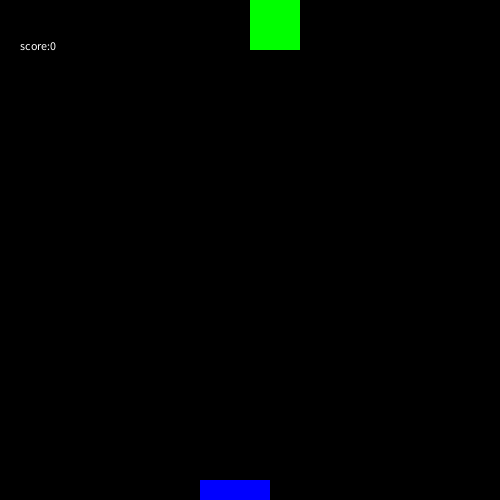
Frame 1 (no input)
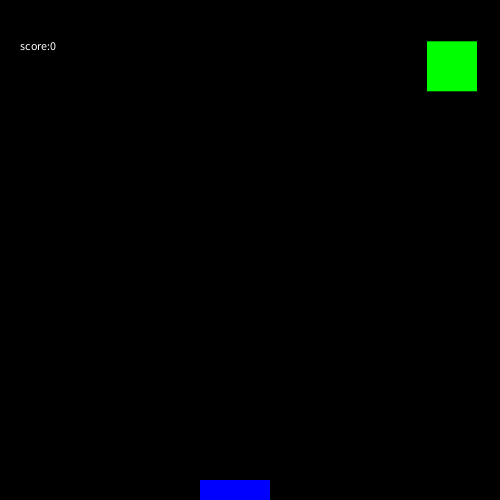
Frame 60 (the mouse pressed at the canvas centre just before this capture)
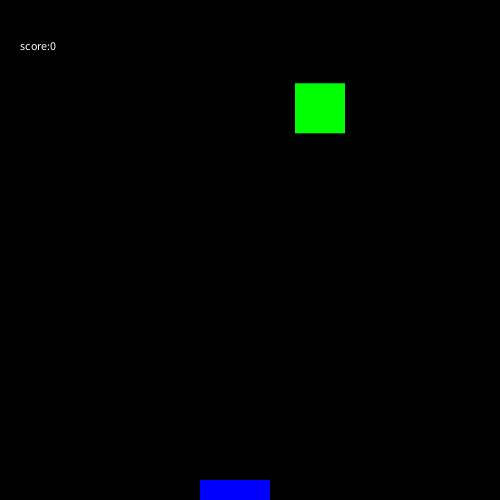
Frame 120 (the mouse held since frame 60 and released just before this capture)

The Processing sketch that drew these frames (run headless with seeded random() and noise(); from frame 60 on, the mouse is pressed at the canvas centre):

// Processing sketch: bugzap
// ── bugzap.pde
void setup()
{
   size(500,500);
   noStroke();
   frameRate(60);
}

  //general variables
  int counter=0;
  
  //bug variables
  float boxWidth=50;
  float xpos=250;
  float ypos=0;
  float xpos2=400;
  float ypos2=0;
  float xdirection=1;
  float ydirection=1;
  float xdirection2=1;
  float ydirection2=1;
  float xspeed = 3.0f;
  float yspeed= .7f;
  float xspeed2 =3.0f;
  float yspeed2 = .7f;
  
  //ship variables
  float shipx=200;
  float shipwidth = 70;
  float shipHeight = 20;
  
void draw ()
{
   background(0);
   //draw bug
   fill( 0,255,0);
   noStroke();
   rect (xpos, ypos, boxWidth, boxWidth );
   
    xpos = xpos + ( xspeed * xdirection );
    ypos = ypos + ( yspeed * ydirection );

    if(ypos!=500-50)
     {                     // move bug left/right
           if (xpos > width-boxWidth || xpos < boxWidth)
           {
                xdirection *= -1;
           }
           
           //move bug down
           if (ypos > height-boxWidth || ypos < 0)
           {
               ydirection *= -1;
           }
           //draw ship
           fill(0,0,255);
           rect(shipx, height-shipHeight,shipwidth,shipwidth);
                
           //control ship
           if (keyPressed)
           {
               if (key==CODED)
              {
                      if( keyCode == LEFT)
                      {  
                           if( shipx != 0)
                           {
                               shipx-=5;
                           }
                      }
                      if( keyCode == RIGHT)
                      {
                          if(shipx!=450)
                          {
                               shipx+=5;
                          }
                      }// end if RIGHT key
                      if( keyCode == UP)
                      {
                          stroke(255,0,0);
                          line(shipx+35,height-shipHeight,shipx+30,0);
                          if(shipx+35>=xpos && shipx+35<=xpos+50)
                          {
                               counter=counter+10;
                               xpos=random(100,400);
                               ypos=0;
                               if(xspeed<7)
                               {
                                    xspeed=xspeed+.1;
                               }
                               if(yspeed<3)
                               {
                                     yspeed=yspeed+.1;
                               }
                          }
                          if(shipx+35>=xpos2 && shipx+35<=xpos2+50)
                          {
                               counter=counter+10;
                               xpos2=random(100,400);
                               ypos2=0;
                               if(xspeed<7)
                               {
                                    xspeed2=xspeed2+.1;
                               }
                               if(yspeed<3)
                               {
                                     yspeed2=yspeed2+.1;
                               }
                          }
                      }//end if for UP key
              }//end if for key==coded
             }//end if for keyPressed
             
             fill(255);
             text("score:",20,50);
             text(counter,50,50);
      
           if(counter>=50)
           {
                 fill( 0,255,0);
                 noStroke();
                 rect (xpos2, ypos2, boxWidth, boxWidth );
       
                 xpos2 = xpos2 + ( xspeed2 * xdirection2 );
                 ypos2 = ypos2 + ( yspeed2 * ydirection2 );
                 
                 
                  if (xpos2 > width-boxWidth || xpos2 < boxWidth)
                     {
                          xdirection2 *= -1;
                     }
                     //move bug down
                     if (ypos2 > height-boxWidth || ypos2 < 0)
                     {
                         ydirection2 *= -1;
                     }
           }  
   
     }//end if for whole function
}
